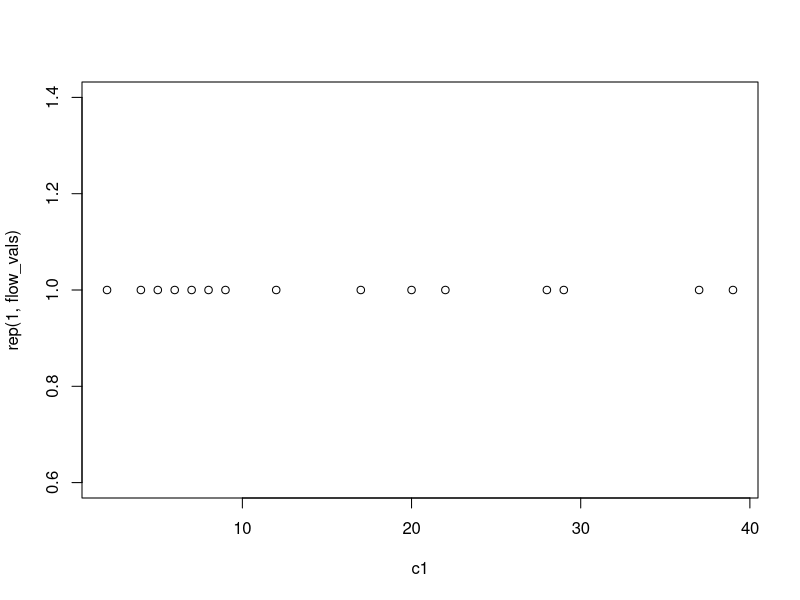
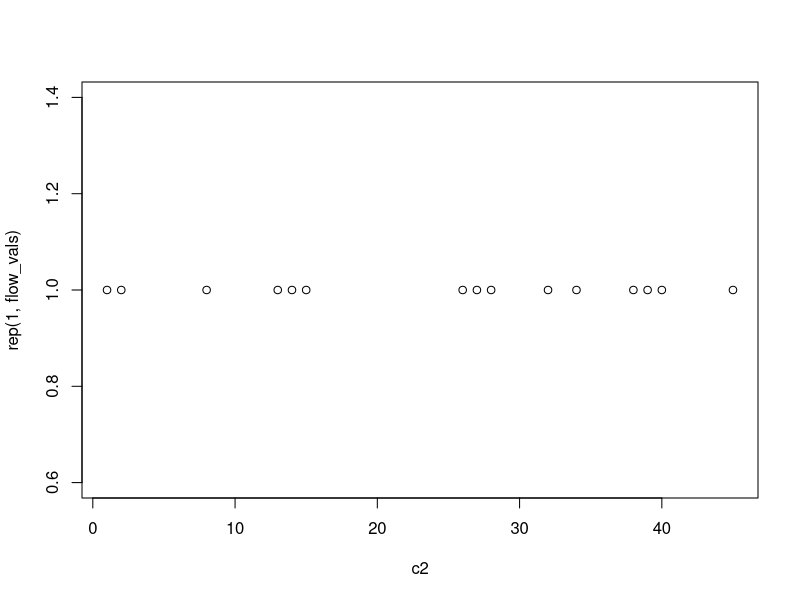
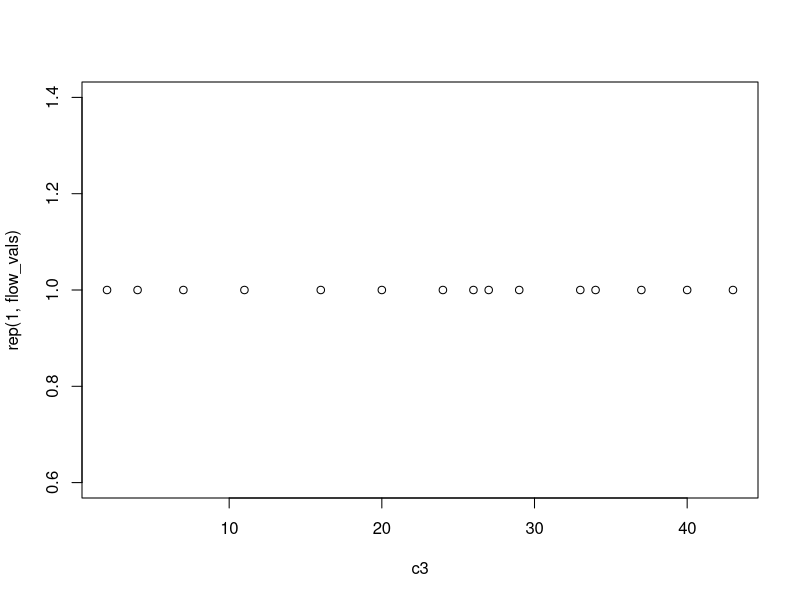
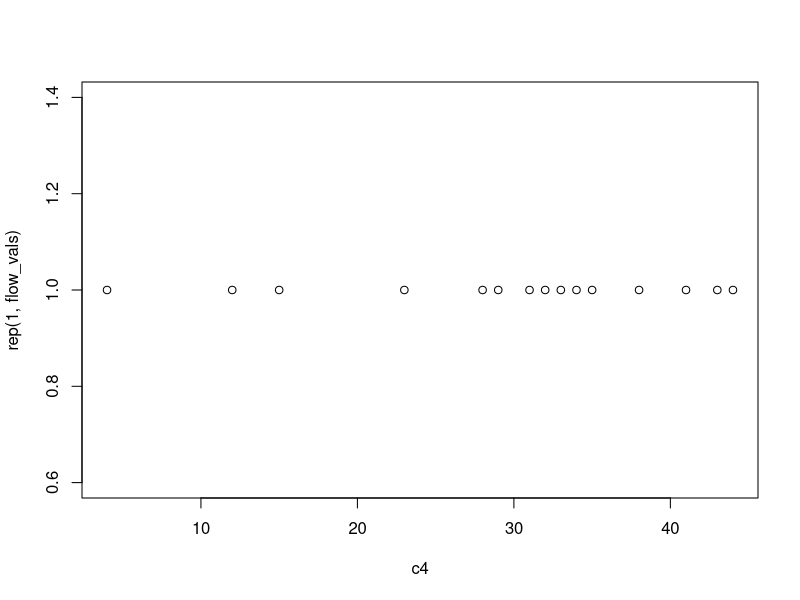
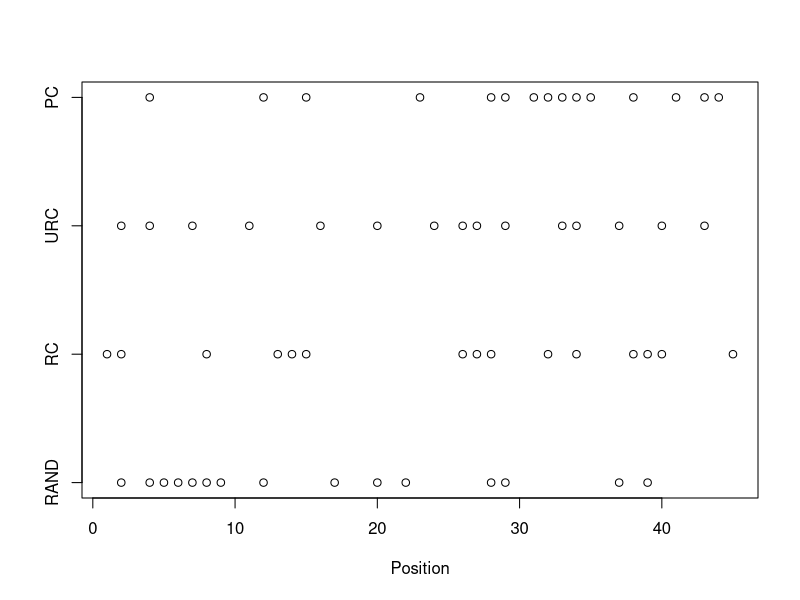
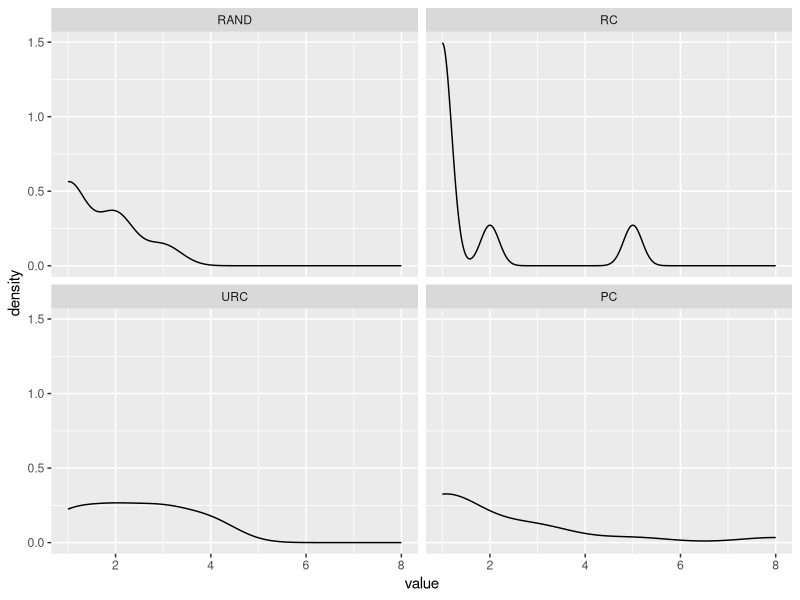

Recreate these plots in R, in order.
#deprecated, see flow_simulation.R
flow_length <- 45
flow_vals <- 15

#case 1 complete randomness
c1 <- sample(1L:flow_length, flow_vals)
plot(c1, y = rep(1, flow_vals))

#case 2 regular clusters
probs <- sin(1:flow_length)
probs[probs < 0] <- 0
c2 <- sample(1L:flow_length, flow_vals, prob = probs)
plot(c2, y = rep(1, flow_vals))

#case 3 unregular clusters - not sure if I implemented it correctly
probs <- sin(1:(4*flow_length))
probs[probs < 0] <- 0
c3 <- sample(1L:flow_length, flow_vals, prob = probs[sample(1L:(4*flow_length), flow_length)])
plot(c3, y = rep(1, flow_vals))


#case 4 less probable positive droplet at the end of experiment - position correlation (PC)
c4 <- sample(1L:flow_length, flow_vals, prob = 1L:flow_length/flow_length/2)
plot(c4, y = rep(1, flow_vals))


plot(x = c(c1, c2, c3, c4), y = c(rep(1, flow_vals), 
                                  rep(2, flow_vals), 
                                  rep(3, flow_vals), 
                                  rep(4, flow_vals)), 
     xlab = "Position", ylab = "", yaxt = "n")
axis(2, c(1, 2, 3, 4), labels = c("RAND", "RC", "URC", "PC"))

#positiona
dat <- matrix(c(sort(c1), sort(c2), sort(c3), sort(c4)), ncol = 4)
colnames(dat) <- c("RAND", "RC", "URC", "PC")


calc_distances <- function(x) {
  x <- sort(x)
  #1--2 elements
  c(abs(x[1] - x[2]),
    #elements in middle
    sapply(2L:(length(x) - 1), function (i)
      min(abs(c(x[i] - x[i - 1], x[i] - x[i + 1])))),
    #n-1--n element
    abs(x[length(x)] - x[length(x) - 1]))
}

dists <- apply(dat, 2, calc_distances)
library(reshape2)
library(ggplot2)
mdists <- melt(dists)

#cumulative distribution function of distance
ggplot(mdists, aes(x = value)) + geom_density() + facet_wrap(~ Var2)
#observation: RC has multimodal distribution

#observation - PC can be detected by simple correlation test
apply(dists, 2, function(i)
  cor.test(x = i, y = 1L:flow_vals))

#does mean nearest neighbour distance does not differentiate between cases?
apply(dists, 2, mean)
anova(lm(value ~ Var2, data = mdists[, 2L:3]))
#not

library(multcomp)
pois_model <- glm(value ~ Var2, data = mdists[, 2L:3], family = poisson)
multi_comp <- glht(pois_model, linfct = mcp(Var2 = "Tukey"))
groups <- cld(multi_comp)
summary(multi_comp)
#cannot distinguish between URC and RC - it maybe because of the simulation
